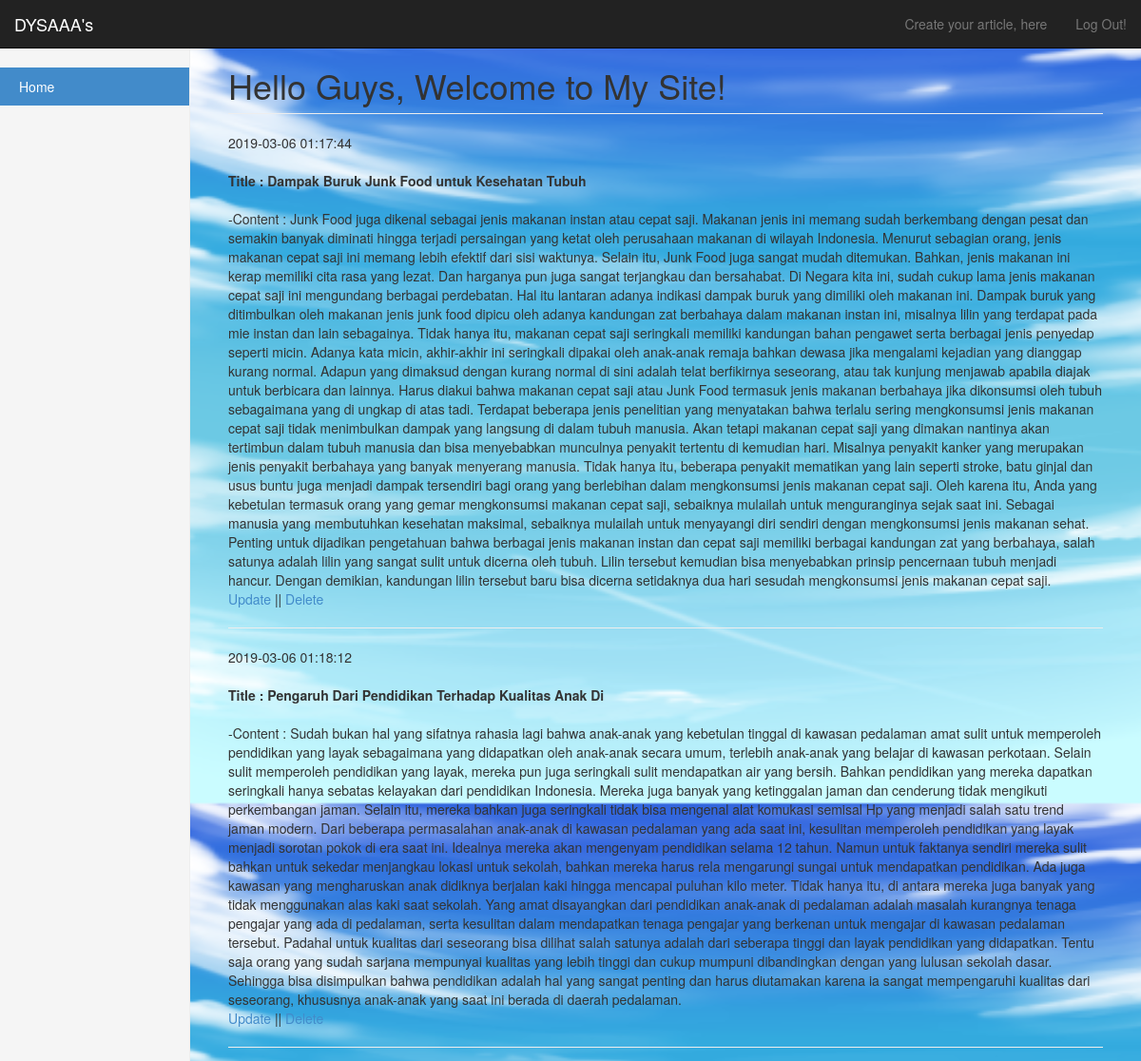
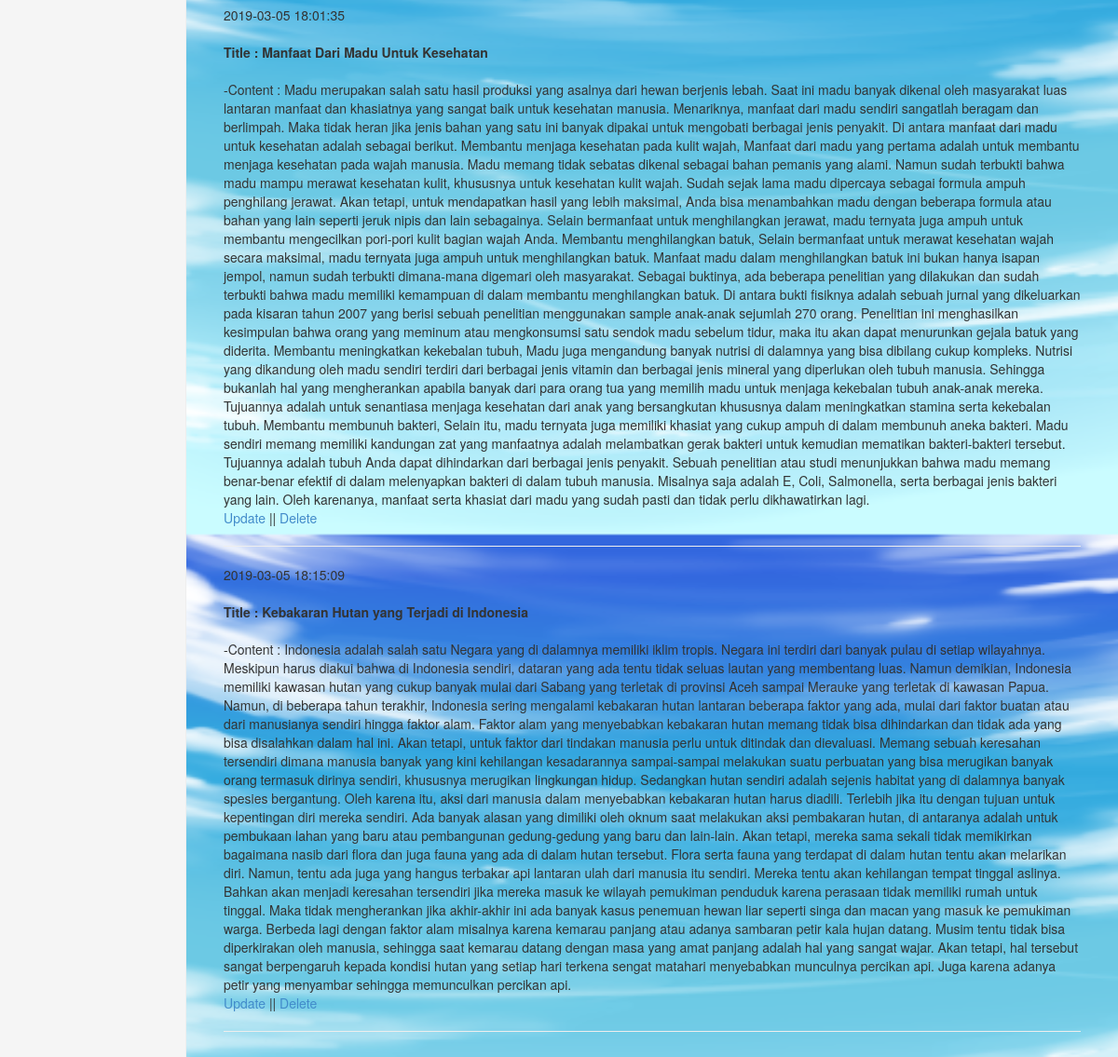
/home.php (signed in), run on the app's committed database (2 pictures, top to bottom).
### tables this page shows
CREATE TABLE `post_` (
  `id_post` int(20) NOT NULL,
  `title` varchar(50) NOT NULL,
  `content` text NOT NULL,
  `waktu` timestamp NOT NULL DEFAULT CURRENT_TIMESTAMP ON UPDATE CURRENT_TIMESTAMP
);

### home.php (the view, shortened to what this page needs)
<!DOCTYPE html>
<html lang="en">
  <head>
    <link href="css/bootstrap.min.css" rel="stylesheet">
    <link href="dashboard.css" rel="stylesheet">
  </head>
  <body>
    <div class="navbar navbar-inverse navbar-fixed-top" role="navigation">
      <div class="container-fluid">
        <div class="navbar-header">
          <a class="navbar-brand" href="#">DYSAAA's</a>
        </div>
        <div class="navbar-collapse collapse">
          <ul class="nav navbar-nav navbar-right">
 <li><a href="add.php">Create your article, here</a></li>
			 <li><a href="logout.php">Log Out!</a></li>
          </ul>
        </div>
      </div>
    </div>
    <div class="container-fluid">
      <div class="row">
        <div class="col-sm-3 col-md-2 sidebar">
          <ul class="nav nav-sidebar">
            <li class="active"><a href="home.php">Home</a></li>
          </ul>
                  </div>
        <div class="col-sm-9 col-sm-offset-3 col-md-10 col-md-offset-2 main">
          <h1 class="page-header">Hello Guys, Welcome to My Site!</h1>
  <?php
$servername = "localhost";
$username = "root";
$password = "";
$dbname = "dyss";
$conn = new mysqli($servername, $username, $password, $dbname);
$sql = "SELECT * FROM post_";
$result = $conn->query($sql);
if ($result->num_rows > 0) {
                  while($row = $result->fetch_assoc()) {
                      echo " ".$row["waktu"]."<br>"."<br>";
                      echo "<strong>Title : ". substr($row["title"], 0,10000)."</strong><br>"."<br>";
                      echo "-Content : " . substr($row["content"], 0,10000)."<br>";
                      echo " <a href='update.php?id_post=".$row["id_post"]."'>Update</a> ||";
                      echo " <a onclick=\"return confirm('Are you sure deleting this post?');\" href='Delete.php?id_post=".$row["id_post"]."'>Delete</a><br />";
                      echo "<hr/>";
                  }
              } else {
                  echo "0 results";
              }
              ?>
  </body>
</html>

### dashboard.css (style rules this page uses)
body { padding-top: 50px; }
.sidebar { display: none; }
@media (min-width: 768px) { .sidebar { position: fixed; top: 51px; bottom: 0; left: 0; z-index: 1000; display: block; padding: 20px; overflow-x: hidden; overflow-y: auto; background-color: #f5f5f5; border-right: 1px solid #eee; } }
.nav-sidebar { margin-right: -21px; margin-bottom: 20px; margin-left: -20px; }
.nav-sidebar > li > a { padding-right: 20px; padding-left: 20px; }
.nav-sidebar > .active > a { color: #fff; background-color: #428bca; }
.main { padding: 20px; }
@media (min-width: 768px) { .main { padding-right: 40px; padding-left: 40px; } }
.main .page-header { margin-top: 0; }

### home.php (style rules this page uses)
body { background: url(bluesky.png); background-size: 1500px 845px; }

### data on the page
post_: waktu "2019-03-06 01:17:44", title "Dampak Buruk Junk Food untuk Kesehatan Tubuh", content "Junk Food juga dikenal sebagai jenis makanan instan atau cepat saji. Makanan jenis ini memang sudah berkembang dengan pesat dan semakin banyak diminati hingga terjadi persaingan yang ketat oleh perusahaan makanan di wilayah Indonesia. Menurut sebagian orang, jenis makanan cepat saji ini memang lebih efektif dari sisi waktunya. Selain itu, Junk Food juga sangat mudah ditemukan. Bahkan, jenis makanan ini kerap memiliki cita rasa yang lezat. Dan harganya pun juga sangat terjangkau dan bersahabat. Di Negara kita ini, sudah cukup lama jenis makanan cepat saji ini mengundang berbagai perdebatan. Hal itu lantaran adanya indikasi dampak buruk yang dimiliki oleh makanan ini. Dampak buruk yang…"
post_: waktu "2019-03-06 01:18:12", title "Pengaruh Dari Pendidikan Terhadap Kualitas Anak Di", content "Sudah bukan hal yang sifatnya rahasia lagi bahwa anak-anak yang kebetulan tinggal di kawasan pedalaman amat sulit untuk memperoleh pendidikan yang layak sebagaimana yang didapatkan oleh anak-anak secara umum, terlebih anak-anak yang belajar di kawasan perkotaan. Selain sulit memperoleh pendidikan yang layak, mereka pun juga seringkali sulit mendapatkan air yang bersih. Bahkan pendidikan yang mereka dapatkan seringkali hanya sebatas kelayakan dari pendidikan Indonesia. Mereka juga banyak yang ketinggalan jaman dan cenderung tidak mengikuti perkembangan jaman. Selain itu, mereka bahkan juga seringkali tidak bisa mengenal alat komukasi semisal Hp yang menjadi salah satu trend jaman modern.…"
post_: waktu "2019-03-05 18:01:35", title "Manfaat Dari Madu Untuk Kesehatan", content "Madu merupakan salah satu hasil produksi yang asalnya dari hewan berjenis lebah. Saat ini madu banyak dikenal oleh masyarakat luas lantaran manfaat dan khasiatnya yang sangat baik untuk kesehatan manusia. Menariknya, manfaat dari madu sendiri sangatlah beragam dan berlimpah. Maka tidak heran jika jenis bahan yang satu ini banyak dipakai untuk mengobati berbagai jenis penyakit. Di antara manfaat dari madu untuk kesehatan adalah sebagai berikut. Membantu menjaga kesehatan pada kulit wajah, Manfaat dari madu yang pertama adalah untuk membantu menjaga kesehatan pada wajah manusia. Madu memang tidak sebatas dikenal sebagai bahan pemanis yang alami. Namun sudah terbukti bahwa madu mampu merawat…"
post_: waktu "2019-03-05 18:15:09", title "Kebakaran Hutan yang Terjadi di Indonesia", content "Indonesia adalah salah satu Negara yang di dalamnya memiliki iklim tropis. Negara ini terdiri dari banyak pulau di setiap wilayahnya. Meskipun harus diakui bahwa di Indonesia sendiri, dataran yang ada tentu tidak seluas lautan yang membentang luas. Namun demikian, Indonesia memiliki kawasan hutan yang cukup banyak mulai dari Sabang yang terletak di provinsi Aceh sampai Merauke yang terletak di kawasan Papua. Namun, di beberapa tahun terakhir, Indonesia sering mengalami kebakaran hutan lantaran beberapa faktor yang ada, mulai dari faktor buatan atau dari manusianya sendiri hingga faktor alam. Faktor alam yang menyebabkan kebakaran hutan memang tidak bisa dihindarkan dan tidak ada yang bisa…"
